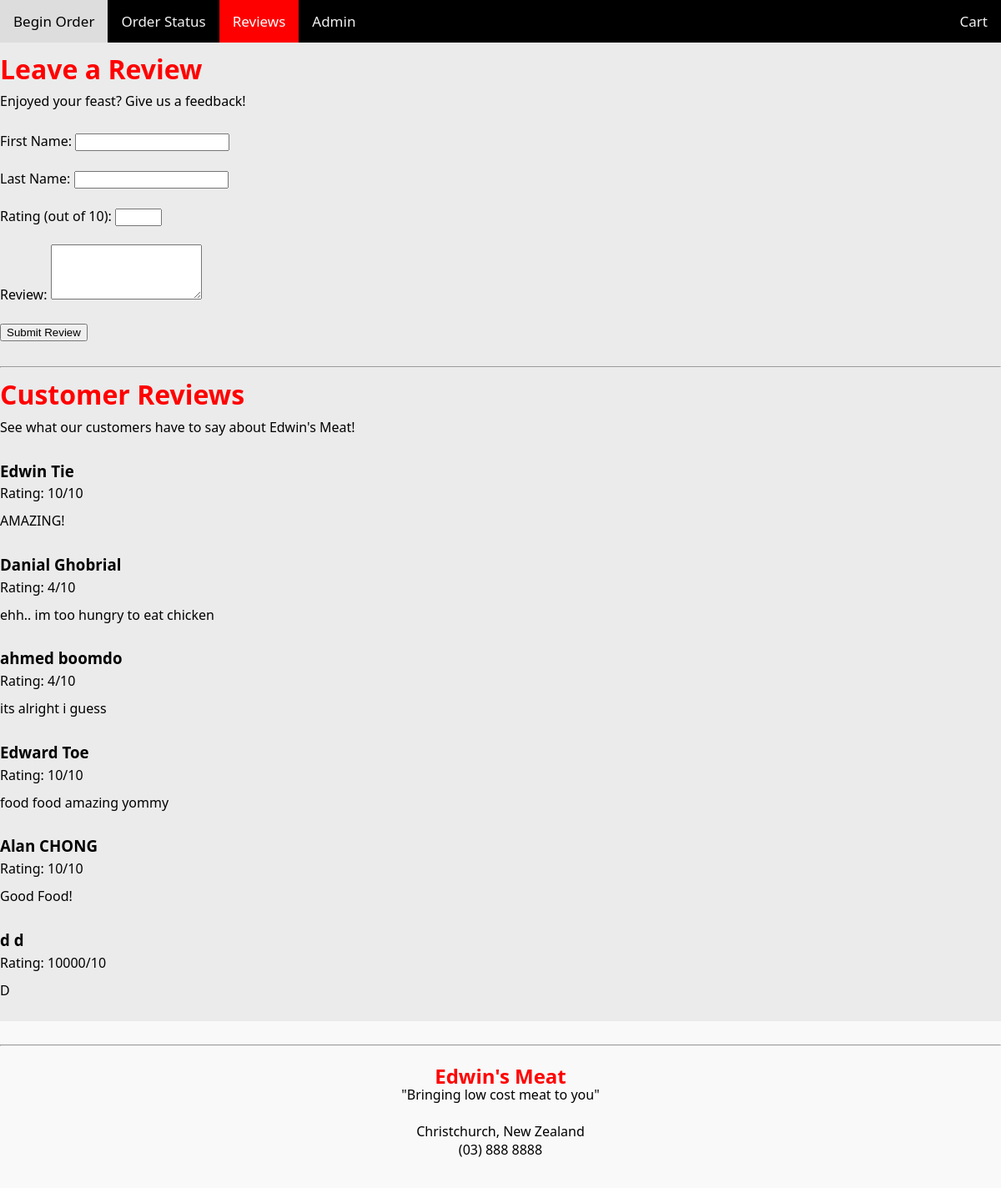
The app's page /reviews with its own data.
### tables this page shows
CREATE TABLE Reviews (review_id INTEGER PRIMARY KEY AUTOINCREMENT, firstname TEXT, lastname TEXT, ratingmessage TEXT, rating INTEGER);

### routes.py (the view, shortened to what this page needs)
@app.route("/reviews", methods=["GET", "POST"])
def reviews():
    conn = sqlite3.connect('data.db')
    cur = conn.cursor()
    cur.execute('SELECT * FROM Reviews')
    reviews = cur.fetchall()
    return render_template("reviews.html", reviews=reviews)

### templates/reviews.html
{% extends "layout.html" %}
{% block content %}
<div class="page_wrpr">
    <h1>Leave a Review</h1>
    <p>Enjoyed your feast? Give us a feedback!</p>
    <form action="/reviews" method="POST">
        <label for="firstname">First Name:</label>
        <input type="text" id="firstname" name="firstname" required><br><br>
        <label for="lastname">Last Name:</label>
        <input type="text" id="lastname" name="lastname" required><br><br>
        <label for="rating">Rating (out of 10):</label>
        <input type="number" id="rating" name="rating" min="1" max="10" required><br><br>
        <label for="ratingmessage">Review:</label>
        <textarea id="ratingmessage" name="ratingmessage" rows="4" required></textarea><br><br>
        <input type="submit" value="Submit Review">
    </form>
<br>
    <hr>
    <h1>Customer Reviews</h1>
    <p>See what our customers have to say about Edwin's Meat!</p>
    <div class="reviews-container">
        {% for review in reviews %}
        <div class="review-item">
            <h3>{{ review[1] }} {{ review[2] }}</h3>
            <p>Rating: {{ review[4] }}/10</p>
            <p>{{ review[3] }}</p>
        </div>
    {% endfor %}
    </div>
</div>
{% endblock %}

### static/css/style.css (style rules this page uses)
body { font-family: 'Segoe UI', Tahoma, Geneva, Verdana, sans-serif; background-color: rgb(235, 235, 235); color: #000000; }
.page_wrpr { max-width: 1200px; margin: 0px auto; }
body { display: flex; flex-direction: column; min-height: 100vh; margin: 0; }
h1 { color:red; margin-top: 10px; }
p { margin-top: -15px; padding-bottom: 10px; }

### records on screen
Reviews: firstname "Edwin", lastname "Tie", rating "10", ratingmessage "AMAZING!"
Reviews: firstname "Danial", lastname "Ghobrial", rating "4", ratingmessage "ehh.. im too hungry to eat chicken"
Reviews: firstname "ahmed", lastname "boomdo", rating "4", ratingmessage "its alright i guess"
Reviews: firstname "Edward", lastname "Toe", rating "10", ratingmessage "food food amazing yommy"
Reviews: firstname "Alan", lastname "CHONG", rating "10", ratingmessage "Good Food!"
Reviews: firstname "d", lastname "d", rating "10000", ratingmessage "D"
